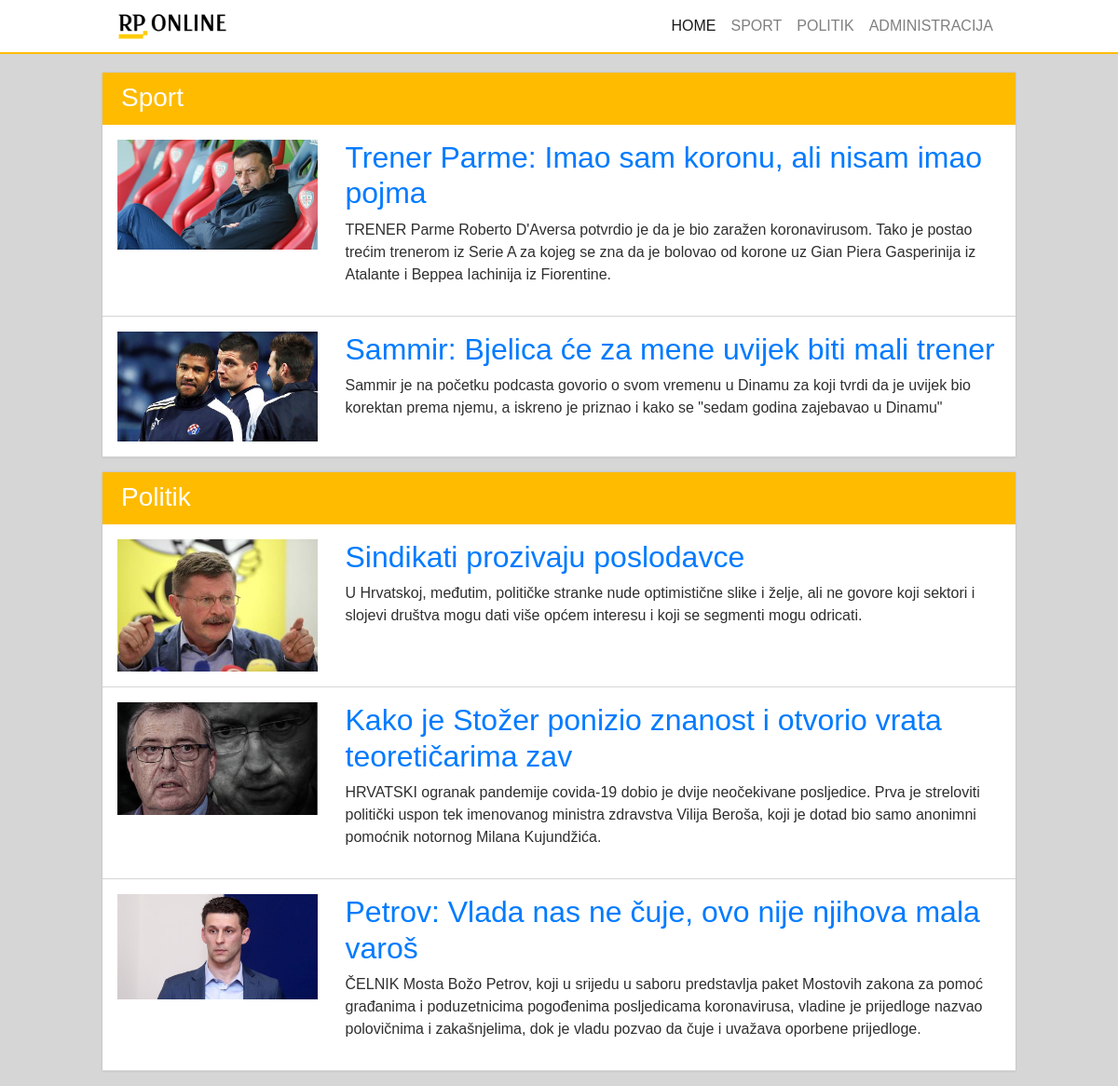
The page / on the database its author committed.
### tables this page shows
CREATE TABLE `clanak` (
  `id` int(11) NOT NULL,
  `datum` date NOT NULL DEFAULT current_timestamp(),
  `naslov` varchar(64) NOT NULL,
  `sazetak` text NOT NULL,
  `tekst` text NOT NULL,
  `slika` varchar(64) NOT NULL,
  `kategorija` varchar(64) NOT NULL,
  `arhiva` tinyint(4) NOT NULL
);

### system/init.php (called while the page is built, shortened)
<?php
include('config.php');
include("mysql_driver.php");
include('clanak_class.php');
include('user_class.php');
$db_host = $config['host']. ':' . $config['port'];
$db = new baza($db_host, $config['username'], $config['password'], $config['ime_baze']);
$clanak = new Clanak($db);
$korisnik = new User($db);

### system/user_class.php (called while the page is built, shortened)
<?php
class User {
    private $user_id;
    public function jePrijavljen() {
		return $this->user_id;
    }
}
?>

### system/config.php (called while the page is built)
<?php
    $config['host'] = "localhost";
    $config['port'] = "3306";
    $config['username'] = "root";
    $config['password'] = "";
    $config['ime_baze'] = "vijesti";
    $config['image_path'] = "/images"
?>

### system/mysql_driver.php (called while the page is built, shortened)
<?php
class baza {
    private $veza;
    public function __construct($host, $username, $password, $ime_baze) {
        $this->veza = new mysqli($host, $username, $password, $ime_baze);
        $this->veza->set_charset("utf8");
        $this->veza->query("SET SQL_MODE = ''");
    }
    public function query($sql) {
        $query = $this->veza->query($sql);
        if (!$this->veza->errno){
            if (isset($query->num_rows)) {
                $podaci = array();
                while ($red = $query->fetch_assoc()) {
                    $podaci[] = $red;
                }
                $rezultat = new stdClass();
                $rezultat->num_rows = $query->num_rows;
                $rezultat->row = isset($podaci[0]) ? $podaci[0] : array();
                $rezultat->rows = $podaci;
                return $rezultat;
            } else {
            return true;
            }
        } else {
            die("GREŠKA: Dogodila se greška kod slanja upita [" . $sql . "] prema bazi! <br /> " . $this->veza->error . "<br /> Kod: " . $this->veza->errno. "<br /> " );
        }
    }
    public function escape($podatak) {
        return $this->veza->real_escape_string($podatak);
    }
}
?>

### system/clanak_class.php (the view, shortened to what this page needs)
<?php
class Clanak {
    private $db;
    public function __construct($db) {
        $this->db = $db;
    }
    function getClanci($kategorija = "") {
        $sql = "SELECT * FROM `clanak`";
        if(!empty($kategorija) && $kategorija != ""){
            $sql .= " WHERE kategorija ='" . $this->db->escape($kategorija) . "' ";
        }
        $sql .= "ORDER BY datum ASC";
        $query = $this->db->query($sql);
        $clanci = array();
        foreach($query->rows as $rezultat){
            $clanci[$rezultat['id']] = $this->getClanak($rezultat['id']);
        }
        return $clanci;
    }
    function getClanak($id) {
        $sql = "SELECT * FROM `clanak` WHERE `id`=".$id;
        $query = $this->db->query($sql);
        if ($query->num_rows) {
            return array(
                'id'          => $query->row['id'],
                'naslov'      => $query->row['naslov'],
                'sazetak'     => $query->row['sazetak'],
                'sadrzaj'     => $query->row['tekst'],
                'slika'       => $query->row['slika'],
                'datum'       => date("d.m.Y", strtotime($query->row['datum'])),
                'kategorija'  => $query->row['kategorija'],
                'arhiva'      => $query->row['arhiva'],
            );
        } else {
			return false;
		}
    }
    function ispis_clanka_front($data){
        $slika = "no_image.png";
        if(isset($data['slika']) && !empty($data['slika'])){
            $slika = $data['slika'];
        }
        $clanak_url = "?page=clanci&kat=".$data['kategorija']. "&cid=".$data['id'];
        $out = "";
        $out .= ' <article class="row">' . "\n";;
        $out .= '<div class="article-image col-lg-3">' . "\n";;
        $out .= '<img src="./images/' . $slika . '" alt="'. $data['naslov']  .'" title="' . $data['naslov'] . '" />' . "\n";;
        $out .= '</div>' . "\n";
        $out .= '<div class="article-content col-lg-9">';
        $out .= '<h2 class="article-title"> <a href="' . $clanak_url . '" class="article-title-link"> ' . $data['naslov'] . '</a> </h2>'. "\n";
        $out .= '<p class="article-skraceno">' . $data['sazetak']. '</p>' . "\n";
        $out .= '</div>'. "\n";
        $out .= '</article>'. "\n";
        echo $out;
    }
}

### commons/header.php (shortened to what this page needs)
<!doctype html>
<html lang="en">
  <head>
    <link rel="stylesheet" href="https://stackpath.bootstrapcdn.com/bootstrap/4.3.1/css/bootstrap.min.css">
    <link rel="stylesheet" href="./assets/css/style.css">
  </head>
  <body>
    <header>
        <div class="inner-wrapper">
          <?php include('navigation.php'); ?>
          </div>
        </header>

### commons/navigation.php (shortened to what this page needs)
<nav class="navbar navbar-expand-lg navbar-light">
                <a class="navbar-brand" href="?page=home"><img src="./images/logo.png" alt="RP-Online naslovnica" class="d-inline-block align-top" id="page-logo"></a>
                <div class="collapse navbar-collapse " id="navbarNav">
                    <ul class="navbar-nav ml-auto">
                        <li class="nav-item active">
                          <a class="nav-link" href="?page=home">Home <span class="sr-only">(current)</span></a>
                        </li>
                        <li class="nav-item">
                          <a class="nav-link" href="?page=clanci&kat=sport">Sport</a>
                        </li>
                        <li class="nav-item">
                          <a class="nav-link" href="?page=clanci&kat=politika">Politik</a>
                        </li>
                        <li class="nav-item">
                        <?php if($korisnik->jePrijavljen()) {
                          if($korisnik->imaDozvolu()){
                            echo '<a class="nav-link" href="./admin.php">Administracija</a>';
                          } else {
                            echo '<a class="nav-link" href="?page=logout">Odjava</a>';
                          }
                        } else {
                          echo '<a class="nav-link" href="./admin.php">Administracija</a>';
                        }
                        ?>
                        </li>
                      </ul>
                </div>
            </nav>

### index.php (shortened to what this page needs)
<?php
    include('./system/init.php');
    include('./commons/header.php');
    $page = 'home';
?>
    <main>
        <div class="inner-wrapper">
            <?php
                switch($page) {
                    case 'home':
                        include('home.php');
                        break;
                }
            ?>
        </div>
    </main>

### home.php (shortened to what this page needs)
<?php
$br_clanaka = 3;
?>
<section class="sport">
    <div class="section-heading">
        <h2 class="section-title"><a href="?page=clanci&kat=sport" class="heading-link">Sport</a></h2>
    </div>
    <div class="section-content">
        <ul class="articles">
        <?php
            $clanci = $clanak->getClanci('sport');
            if(!empty($clanci)) {
                foreach ($clanci as $vijest) {
                    echo "<li>" ;
                    $clanak->ispis_clanka_front($vijest);
                    echo "</li>";
                }
            } else {
                echo "<li>" ;
                echo "Trenutno nema clanaka u kategoriji";
                echo "</li>";
            }
        ?>
        </ul>
    </div>
</section>
<section class="politika">
    <div class="section-heading">
        <h2 class="section-title"><a href="?page=clanci&kat=politika" class="heading-link">Politik</a></h2>
    </div>
    <div class="section-content">
        <ul class="articles">
        <?php
            $clanci = $clanak->getClanci('politika');
            if(!empty($clanci)) {
                $count = 0;
                foreach ($clanci as $vijest) {
                    echo "<li>" ;
                    echo "</li>";
                    $count++;
                    if($count === $br_clanaka) {
                        break;
                    }
                }
            } else {
                echo "<li>" ;
                echo "Trenutno nema clanaka u kategoriji";
                echo "</li>";
            }
        ?>
        </ul>
    </div>
</section>

### assets/css/style.css (style rules this page uses)
body { font-family: Arial,Helvetica,sans-serif; color: #2f2f2f; background-color: #d6d6d6; }
.inner-wrapper { max-width: 980px; margin: 0 auto; }
#page-logo { height: 30px; }
header { border-bottom: 2px solid #ffbb00; background-color: #ffffff; margin-bottom: 20px; }
header a.nav-link { text-transform: uppercase; }
section.sport, section.politika { margin: 16px 0; background-color: #ffffff; box-shadow: 0 0 2px 0 rgba(0,0,0,0.17); }
.section-heading { height: 56px; background-color: #ffbb00; color: #ffffff; padding: 10px 0; }
h2.section-title { padding-left: 20px; font-size: 1.75rem; }
h2.section-title .heading-link { color: #ffffff; }
ul.articles { list-style: none; padding: 0; }
ul.articles li { padding: 16px; border-bottom: 1px solid #d6d6d6; }
.article-image img { width: 100%; }

### rows shown on the page
clanak: slika (picture), naslov "Trener Parme: Imao sam koronu, ali nisam imao pojma", sazetak "TRENER Parme Roberto D'Aversa potvrdio je da je bio zaražen koronavirusom. Tako je postao trećim trenerom iz Serie A za kojeg se zna da je bolovao od korone uz Gian Piera Gasperinija iz Atalante i Beppea Iachinija iz Fiorentine."
clanak: slika (picture), naslov "Sammir: Bjelica će za mene uvijek biti mali trener", sazetak "Sammir je na početku podcasta govorio o svom vremenu u Dinamu za koji tvrdi da je uvijek bio korektan prema njemu, a iskreno je priznao i kako se \"sedam godina zajebavao u Dinamu\""
clanak: slika (picture), naslov "Sindikati prozivaju poslodavce", sazetak "U Hrvatskoj, međutim, političke stranke nude optimistične slike i želje, ali ne govore koji sektori i slojevi društva mogu dati više općem interesu i koji se segmenti mogu odricati."
clanak: slika (picture), naslov "Kako je Stožer ponizio znanost i otvorio vrata teoretičarima zav", sazetak "HRVATSKI ogranak pandemije covida-19 dobio je dvije neočekivane posljedice. Prva je streloviti politički uspon tek imenovanog ministra zdravstva Vilija Beroša, koji je dotad bio samo anonimni pomoćnik notornog Milana Kujundžića."
clanak: slika (picture), naslov "Petrov: Vlada nas ne čuje, ovo nije njihova mala varoš", sazetak "ČELNIK Mosta Božo Petrov, koji u srijedu u saboru predstavlja paket Mostovih zakona za pomoć građanima i poduzetnicima pogođenima posljedicama koronavirusa, vladine je prijedloge nazvao polovičnima i zakašnjelima, dok je vladu pozvao da čuje i uvažava oporbene prijedloge."
